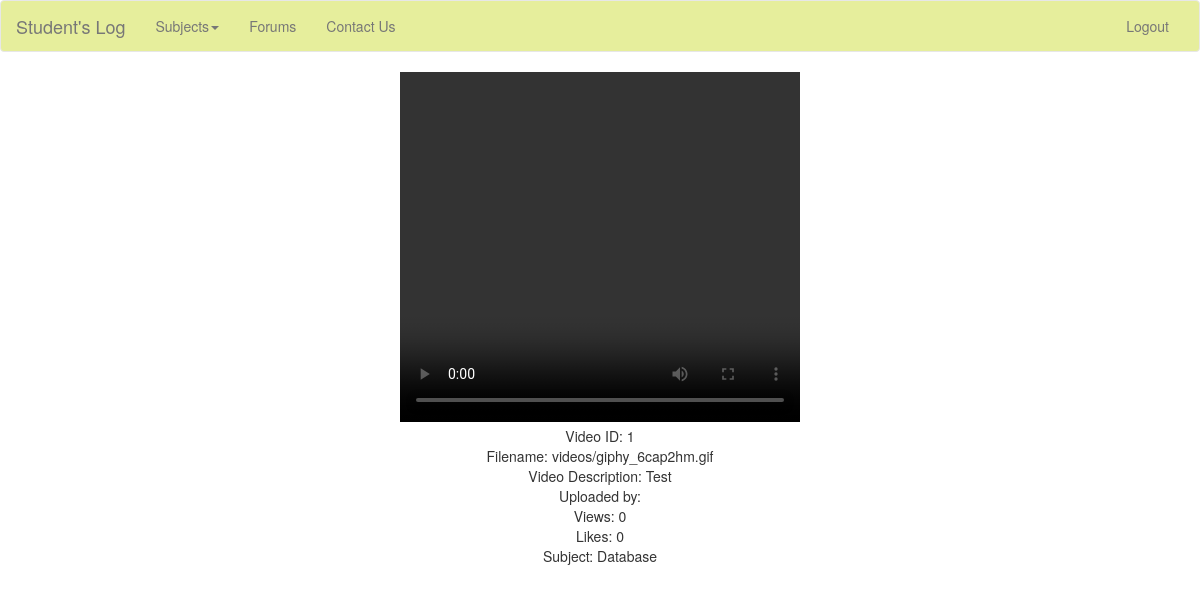
/log/stats/video/1/, run on an earlier commit of the app's database.
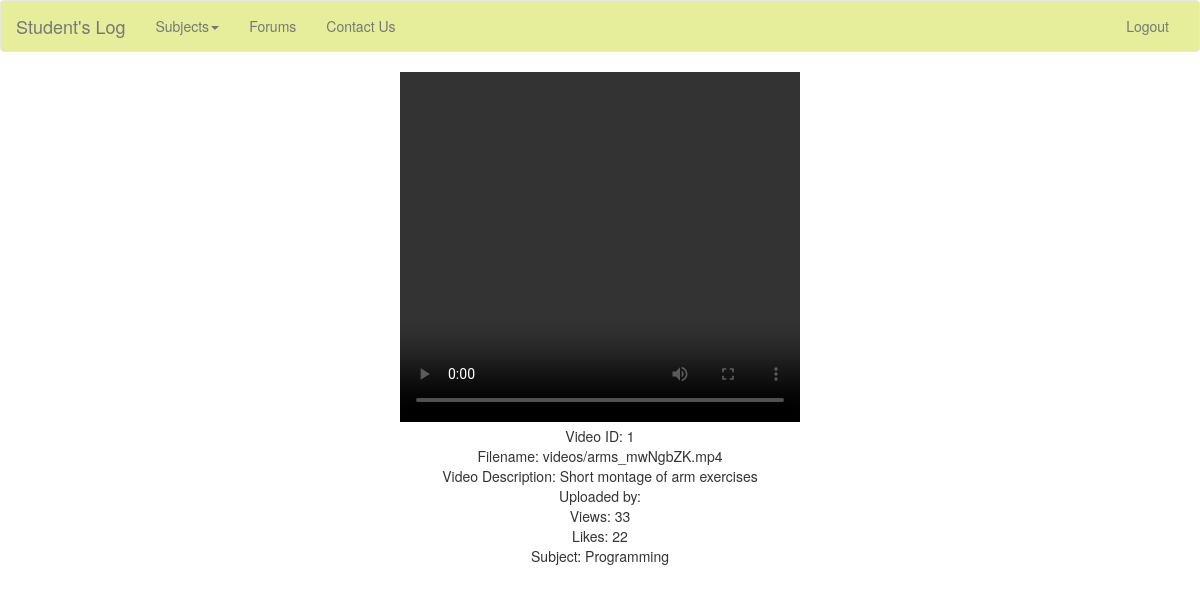
And on a later commit of the database.
### log/models.py (models this page shows, shortened)
class Video(models.Model):
	videoID = models.AutoField(primary_key=True)
	videoFile = models.FileField(upload_to='videos/', null=True, verbose_name="")
	videoDescription = models.CharField(max_length=250)
	upload_time = models.DateTimeField(default=timezone.now)
	uploader = CurrentUserField()
	views = models.IntegerField(default=0)
	likes = models.IntegerField(default=0)
	subject = models.ForeignKey(Subject)

class Subject(models.Model):
	name = models.CharField(max_length=250, unique=True)
	views = models.IntegerField(default=0)
	likes=models.IntegerField(default=0)
	slug = models.SlugField(unique=True)
	uploader = CurrentUserField()
	def __str__(self):
		return self.name

### log/views.py (the view)
# urls.py: url(r'^stats/video/(?P<videoID>\d+)/$', views.video_stats, name='video_stats'),
def video_stats(request, videoID):
	user_type = CustomUser.objects.values('user_type')
	subjects = Subject.objects.all().order_by('uploader')
	context_dict={}
	try:
		video = Video.objects.get(videoID=videoID)
		context_dict['video']= video
		context_dict['user_type']=user_type
		context_dict['subjects']= subjects
	except Video.DoesNotExist:
		context_dict['video']= None
	response = render(request, 'log/stats.html', context_dict)
	return response

### log/context_processors.py (called while the page is built)
def subjects(request):
	from log.models import Subject
	subs = Subject.objects.all()
	return {
		'subs': subs,
	}

### templates/log/stats.html
{% extends 'log/base.html' %}
{% load staticfiles %}
	{% block body_block %}
	<center><video id='my-video' class='video-js' controls preload='auto' width='400' height='350' data-setup='{}'src="{{MEDIA_URL}}{{video.videoFile.name}}"></video>
	<br>
	Video ID: {{video.videoID}}
	<br>
	Filename: {{video.videoFile}}
	<br>
	Video Description: {{video.videoDescription}}
	<br>
	Uploaded by: {{video.uploader}}
	<br>
	Views: {{video.views}}
	<br>
	Likes: {{video.likes}}
	<br>
	Subject: {{video.subject}}
	<br></center>
	{% endblock %}

### templates/log/base.html (shortened to what this page needs)
<!DOCTYPE html>
{% load staticfiles %}
	<html lang="en">
		 <head>
				  <link rel="stylesheet" href="http://maxcdn.bootstrapcdn.com/bootstrap/3.3.4/css/bootstrap.min.css">
  				  <link href="//vjs.zencdn.net/5.4.6/video-js.min.css" rel="stylesheet">
	 	</head>
	 	<body>
		    <nav class="navbar navbar-default" style="background-color:#e6ee9c">
		        <div class="container-fluid">
		            <div class="navbar-header">
		                <a href="{% url 'index' %}" class="navbar-brand">Student's Log</a>
		            </div>
		            <div class="collapse navbar-collapse" id="mainNavBar">
		               		<ul class="nav navbar-nav">
		               		<li class="dropdown">
		                		<a href="#" class="dropdown-toggle" data-toggle="dropdown">Subjects<span class="caret"></span></a>
		                	</li>
		                	<ul class="nav navbar-nav">
		               			<li><a href="{% url 'forum_view' %}">Forums</a></li>
		                   		<li><a href="{% url 'contact_us' %}">Contact Us</a></li>
		                   		</ul>
		                   	</ul>
		                   	<ul class="nav navbar-nav navbar-right">
			                    <li><a href="{% url 'logout' %}">Logout</a></li>
			                </ul>
			            </div>
			        </div>
			    </nav>
		    	{% block body_block %}
		    	{% endblock %}
		</body>
	</html>

What changed in the data, as far as the page shows it:
changed Video id 1: videoFile "videos/giphy_6cap2hm.gif" → "videos/arms_mwNgbZK.mp4"; videoDescription "Test" → "Short montage of arm exercises"; views "0" → "33"; likes "0" → "22"; subject "Database" → "Programming"
